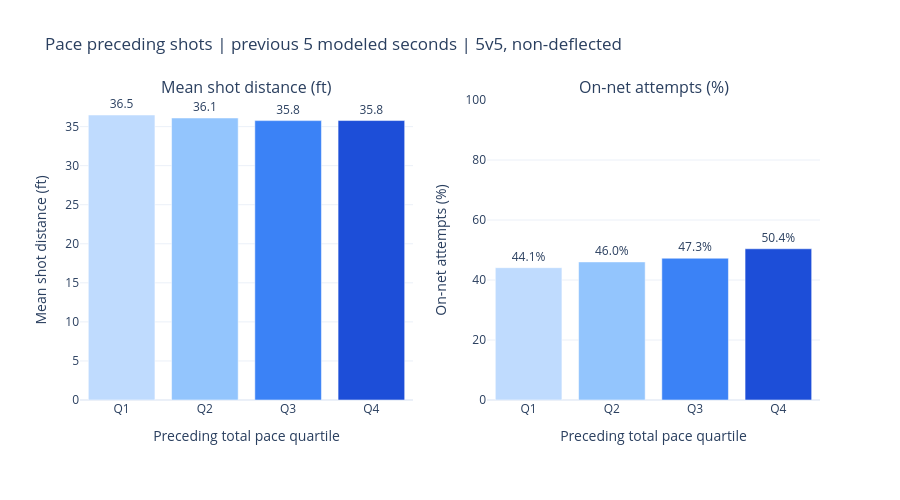

Write notebook code for a chart like this one.
### Markdown cell above
## 6.5. Display shot outcomes

Both panels use the same attempts and quartiles, Q1 slowest to Q4 fastest. Hover shows counts and pace boundaries. Empty groups remain gaps; fewer available bands are disclosed.

### Code cell
QUARTILE_COLORS = ["#bfdbfe", "#93c5fd", "#3b82f6", "#1d4ed8"]


def shot_outcomes_figure(summary, boundaries):
    panels = [
        ("mean_distance_ft", "Mean shot distance (ft)"),
        ("on_net_pct", "On-net attempts (%)"),
    ]
    figure = make_subplots(rows=1, cols=2, subplot_titles=[p[1] for p in panels])
    bars = summary.set_index("quartile").reindex(range(1, len(boundaries) + 1))
    customdata = bars[
        [
            "attempts",
            "on_net_attempts",
            "games",
            "lower_pace_ft_s",
            "upper_pace_ft_s",
            "median_pace_ft_s",
            "distance_attempts",
        ]
    ].to_numpy()
    for column, (metric, label) in enumerate(panels, start=1):
        suffix = "%" if metric == "on_net_pct" else ""
        figure.add_trace(
            go.Bar(
                x=[f"Q{q}" for q in bars.index],
                y=bars[metric],
                marker_color=QUARTILE_COLORS[: len(boundaries)],
                showlegend=False,
                text=[
                    f"{value:.1f}{suffix}" if pd.notna(value) else ""
                    for value in bars[metric]
                ],
                textposition="outside",
                cliponaxis=False,
                customdata=customdata,
                hovertemplate=(
                    f"%{{x}}<br>{label}: %{{y:.1f}}{suffix}"
                    "<br>Attempts: %{customdata[0]:.0f}"
                    "<br>On-net attempts: %{customdata[1]:.0f}"
                    "<br>Games: %{customdata[2]:.0f}"
                    "<br>Pace range: %{customdata[3]:.2f} to %{customdata[4]:.2f} ft/s"
                    "<br>Median pace: %{customdata[5]:.1f} ft/s"
                    "<br>Attempts with distance: %{customdata[6]:.0f}<extra></extra>"
                ),
            ),
            row=1,
            col=column,
        )
        figure.update_yaxes(title_text=label, rangemode="tozero", row=1, col=column)
    figure.update_yaxes(range=[0, 100], row=1, col=2)
    figure.update_xaxes(
        title_text="Preceding total pace quartile",
        categoryorder="array",
        categoryarray=["Q1", "Q2", "Q3", "Q4"],
    )
    if summary.empty:
        note = "No data: no measurable pace with assigned bands."
    elif len(boundaries) < 4:
        note = f"Only {len(boundaries)} bands: ties prevent four quartiles."
    else:
        note = None
    if note:
        figure.add_annotation(
            text=note, x=0.5, y=-0.30, xref="paper", yref="paper", showarrow=False
        )
    figure.update_layout(
        title="Pace preceding shots | previous 5 modeled seconds | 5v5, non-deflected",
        template="plotly_white",
        height=500,
        margin=dict(t=100, b=100),
    )
    return figure


shot_figure = shot_outcomes_figure(shot_summary, quartile_boundaries)
shot_figure.show()

### Figure 1 — Plotly figure (JSON) as saved in the notebook; plotly's stock layout.template omitted (floating-point values rounded to 4 significant figures)
{"data": [{"cliponaxis": false, "customdata": [[730, 322, 34, 0, 13.46, 9.507, 730], [730, 336, 34, 13.46, 18.34, 16.2, 730], [730, 345, 34, 18.34, 22.95, 20.6, 730], [730, 368, 34, 22.95, 172.4, 26.38, 730]], "hovertemplate": "%{x}<br>Mean shot distance (ft): %{y:.1f}<br>Attempts: %{customdata[0]:.0f}<br>On-net attempts: %{customdata[1]:.0f}<br>Games: %{customdata[2]:.0f}<br>Pace range: %{customdata[3]:.2f} to %{customdata[4]:.2f} ft/s<br>Median pace: %{customdata[5]:.1f} ft/s<br>Attempts with distance: %{customdata[6]:.0f}<extra></extra>", "marker": {"color": ["#bfdbfe", "#93c5fd", "#3b82f6", "#1d4ed8"]}, "showlegend": false, "text": ["36.5", "36.1", "35.8", "35.8"], "textposition": "outside", "type": "bar", "x": ["Q1", "Q2", "Q3", "Q4"], "xaxis": "x", "y": [36.49, 36.11, 35.77, 35.78], "yaxis": "y"}, {"cliponaxis": false, "customdata": [[730, 322, 34, 0, 13.46, 9.507, 730], [730, 336, 34, 13.46, 18.34, 16.2, 730], [730, 345, 34, 18.34, 22.95, 20.6, 730], [730, 368, 34, 22.95, 172.4, 26.38, 730]], "hovertemplate": "%{x}<br>On-net attempts (%): %{y:.1f}%<br>Attempts: %{customdata[0]:.0f}<br>On-net attempts: %{customdata[1]:.0f}<br>Games: %{customdata[2]:.0f}<br>Pace range: %{customdata[3]:.2f} to %{customdata[4]:.2f} ft/s<br>Median pace: %{customdata[5]:.1f} ft/s<br>Attempts with distance: %{customdata[6]:.0f}<extra></extra>", "marker": {"color": ["#bfdbfe", "#93c5fd", "#3b82f6", "#1d4ed8"]}, "showlegend": false, "text": ["44.1%", "46.0%", "47.3%", "50.4%"], "textposition": "outside", "type": "bar", "x": ["Q1", "Q2", "Q3", "Q4"], "xaxis": "x2", "y": [44.11, 46.03, 47.26, 50.41], "yaxis": "y2"}], "layout": {"annotations": [{"font": {"size": 16}, "showarrow": false, "text": "Mean shot distance (ft)", "x": 0.225, "xanchor": "center", "xref": "paper", "y": 1, "yanchor": "bottom", "yref": "paper"}, {"font": {"size": 16}, "showarrow": false, "text": "On-net attempts (%)", "x": 0.775, "xanchor": "center", "xref": "paper", "y": 1, "yanchor": "bottom", "yref": "paper"}], "height": 500, "margin": {"b": 100, "t": 100}, "title": {"text": "Pace preceding shots | previous 5 modeled seconds | 5v5, non-deflected"}, "xaxis": {"anchor": "y", "categoryarray": ["Q1", "Q2", "Q3", "Q4"], "categoryorder": "array", "domain": [0, 0.45], "title": {"text": "Preceding total pace quartile"}}, "xaxis2": {"anchor": "y2", "categoryarray": ["Q1", "Q2", "Q3", "Q4"], "categoryorder": "array", "domain": [0.55, 1], "title": {"text": "Preceding total pace quartile"}}, "yaxis": {"anchor": "x", "domain": [0, 1], "rangemode": "tozero", "title": {"text": "Mean shot distance (ft)"}}, "yaxis2": {"anchor": "x2", "domain": [0, 1], "range": [0, 100], "rangemode": "tozero", "title": {"text": "On-net attempts (%)"}}}}
